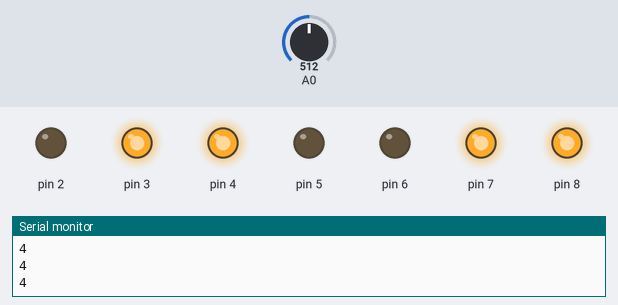
Bench run of a sketch on a simulated Arduino Uno, built with avr-gcc and run on an emulated ATmega328P. On the bench: output pins drawn as LEDs (lit = HIGH), the last lines printed to the serial monitor. Inputs (shaded band) come from the test bench; at power-on: A0 = 512.

Above: at 1.2 s.
1.3 s: A0 set to 554
2.8 s: A0 set to 578
At 3.1 s:
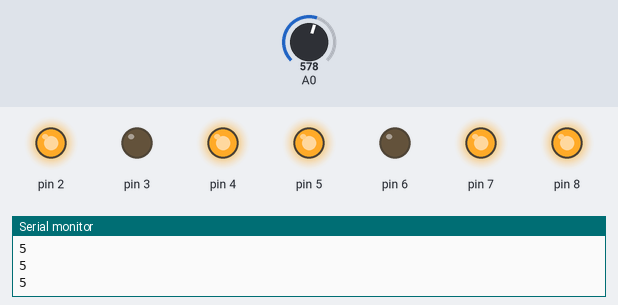
4.3 s: A0 set to 716
At 4.6 s:
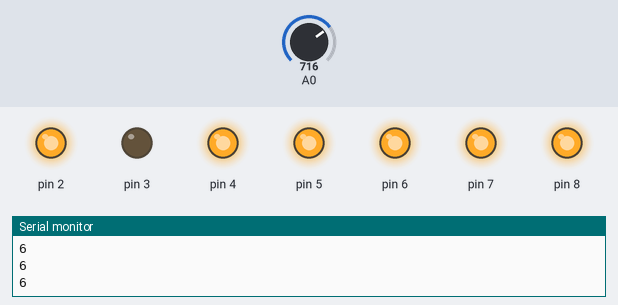
5.8 s: A0 set to 780
7.3 s: A0 set to 810
At 8.5 s:
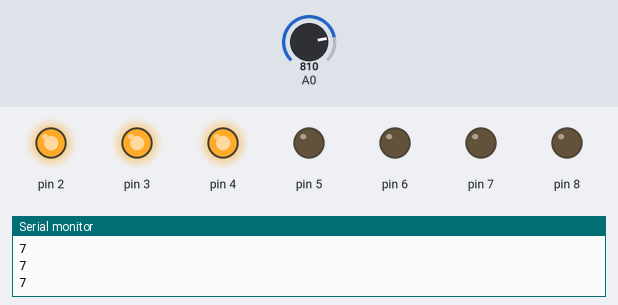
8.8 s: A0 set to 511
At 9.6 s:
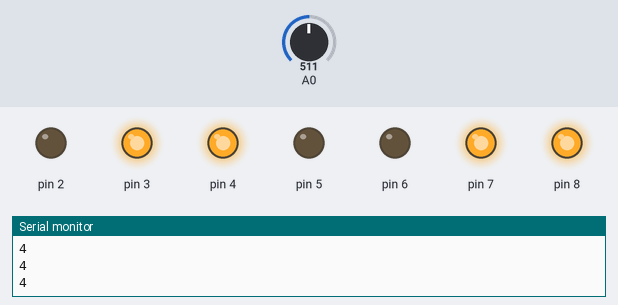
Timing chart, 0 to 11.3 s (numbered marks = the images above; inputs shaded):
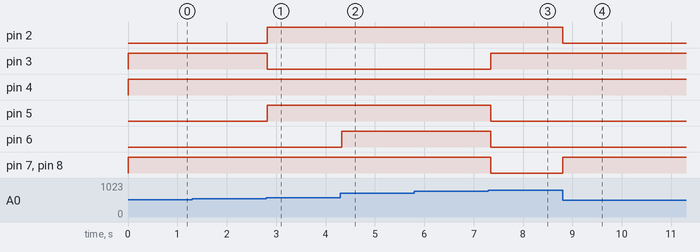

The sketch:

7SegmentDisplayWithPotentiometer.ino
```cpp
void setup() {
  Serial.begin(9600);

  for (int i = 2; i <= 8; i++){
    pinMode(i, OUTPUT);
  }

  pinMode(A0, INPUT);
}

void showNum(int number){

  byte nums[10][7] = {
    {1,1,1,1,1,1,0}, // 0
    {0,1,1,0,0,0,0}, // 1
    {1,1,0,1,1,0,1}, // 2
    {1,1,1,1,0,0,1}, // 3
    {0,1,1,0,0,1,1}, // 4
    {1,0,1,1,0,1,1}, // 5
    {1,0,1,1,1,1,1}, // 6
    {1,1,1,0,0,0,0}, // 7
    {1,1,1,1,1,1,1}, // 8
    {1,1,1,1,0,1,1}  // 9
  };

  digitalWrite(2, nums[number][0]);
  digitalWrite(3, nums[number][1]);
  digitalWrite(4, nums[number][2]);
  digitalWrite(5, nums[number][3]);
  digitalWrite(6, nums[number][4]);
  digitalWrite(7, nums[number][5]);
  digitalWrite(8, nums[number][6]);
}


void loop() {

  int value = map(analogRead(A0), 0, 1023, 0, 9);

  Serial.println(value);

  showNum(value);

  delay(50);
}
```

Measured:
- the behaviour switches between 568 and 569 on A0 (found by bisection; images 0 and 1)
- the behaviour switches between 795 and 796 on A0 (found by bisection; images 2 and 3)
- after the input at 2.8 s, pin 2, pin 5: LOW → HIGH at once; pin 3: HIGH → LOW at once
- after the input at 4.3 s, pin 6: LOW → HIGH at once
- after the input at 7.3 s, pin 3: LOW → HIGH after 0.05 s; pin 5–8: HIGH → LOW after 0.05 s
- after the input at 8.8 s, pin 2: HIGH → LOW at once; pin 7, pin 8: LOW → HIGH at once
